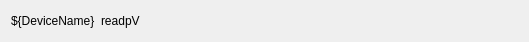
<?xml version="1.0" encoding="UTF-8"?>
<ui version="4.0">
 <class>Form</class>
 <widget class="QWidget" name="Form">
  <property name="geometry">
   <rect>
    <x>0</x>
    <y>0</y>
    <width>529</width>
    <height>38</height>
   </rect>
  </property>
  <property name="sizePolicy">
   <sizepolicy hsizetype="Maximum" vsizetype="Preferred">
    <horstretch>0</horstretch>
    <verstretch>0</verstretch>
   </sizepolicy>
  </property>
  <property name="maximumSize">
   <size>
    <width>16777215</width>
    <height>16777215</height>
   </size>
  </property>
  <property name="windowTitle">
   <string>Form</string>
  </property>
  <layout class="QHBoxLayout" name="horizontalLayout">
   <item>
    <widget class="QLabel" name="DeviceName">
     <property name="enabled">
      <bool>true</bool>
     </property>
     <property name="sizePolicy">
      <sizepolicy hsizetype="Maximum" vsizetype="Preferred">
       <horstretch>2</horstretch>
       <verstretch>0</verstretch>
      </sizepolicy>
     </property>
     <property name="minimumSize">
      <size>
       <width>50</width>
       <height>0</height>
      </size>
     </property>
     <property name="maximumSize">
      <size>
       <width>16777215</width>
       <height>16777215</height>
      </size>
     </property>
     <property name="text">
      <string>${DeviceName}</string>
     </property>
    </widget>
   </item>
   <item>
    <widget class="PyDMLabel" name="DeviceRead">
     <property name="enabled">
      <bool>true</bool>
     </property>
     <property name="sizePolicy">
      <sizepolicy hsizetype="Minimum" vsizetype="Preferred">
       <horstretch>1</horstretch>
       <verstretch>0</verstretch>
      </sizepolicy>
     </property>
     <property name="minimumSize">
      <size>
       <width>50</width>
       <height>0</height>
      </size>
     </property>
     <property name="maximumSize">
      <size>
       <width>500</width>
       <height>16777215</height>
      </size>
     </property>
     <property name="toolTip">
      <string/>
     </property>
     <property name="frameShape">
      <enum>QFrame::NoFrame</enum>
     </property>
     <property name="frameShadow">
      <enum>QFrame::Plain</enum>
     </property>
     <property name="text">
      <string>readpV</string>
     </property>
     <property name="channel" stdset="0">
      <string>ca://${read_pv}</string>
     </property>
     <property name="displayFormat" stdset="0">
      <enum>PyDMLabel::Decimal</enum>
     </property>
    </widget>
   </item>
   <item>
    <spacer name="horizontalSpacer_7">
     <property name="orientation">
      <enum>Qt::Horizontal</enum>
     </property>
     <property name="sizeHint" stdset="0">
      <size>
       <width>40</width>
       <height>20</height>
      </size>
     </property>
    </spacer>
   </item>
   <item>
    <spacer name="horizontalSpacer_6">
     <property name="orientation">
      <enum>Qt::Horizontal</enum>
     </property>
     <property name="sizeHint" stdset="0">
      <size>
       <width>40</width>
       <height>20</height>
      </size>
     </property>
    </spacer>
   </item>
   <item>
    <spacer name="horizontalSpacer_5">
     <property name="orientation">
      <enum>Qt::Horizontal</enum>
     </property>
     <property name="sizeHint" stdset="0">
      <size>
       <width>40</width>
       <height>20</height>
      </size>
     </property>
    </spacer>
   </item>
   <item>
    <spacer name="horizontalSpacer_4">
     <property name="orientation">
      <enum>Qt::Horizontal</enum>
     </property>
     <property name="sizeHint" stdset="0">
      <size>
       <width>40</width>
       <height>20</height>
      </size>
     </property>
    </spacer>
   </item>
   <item>
    <spacer name="horizontalSpacer_3">
     <property name="orientation">
      <enum>Qt::Horizontal</enum>
     </property>
     <property name="sizeHint" stdset="0">
      <size>
       <width>40</width>
       <height>20</height>
      </size>
     </property>
    </spacer>
   </item>
   <item>
    <spacer name="horizontalSpacer_2">
     <property name="orientation">
      <enum>Qt::Horizontal</enum>
     </property>
     <property name="sizeHint" stdset="0">
      <size>
       <width>40</width>
       <height>20</height>
      </size>
     </property>
    </spacer>
   </item>
   <item>
    <spacer name="horizontalSpacer">
     <property name="orientation">
      <enum>Qt::Horizontal</enum>
     </property>
     <property name="sizeHint" stdset="0">
      <size>
       <width>40</width>
       <height>20</height>
      </size>
     </property>
    </spacer>
   </item>
  </layout>
 </widget>
 <customwidgets>
  <customwidget>
   <class>PyDMLabel</class>
   <extends>QLabel</extends>
   <header>pydm.widgets.label</header>
  </customwidget>
 </customwidgets>
 <resources/>
 <connections/>
</ui>
